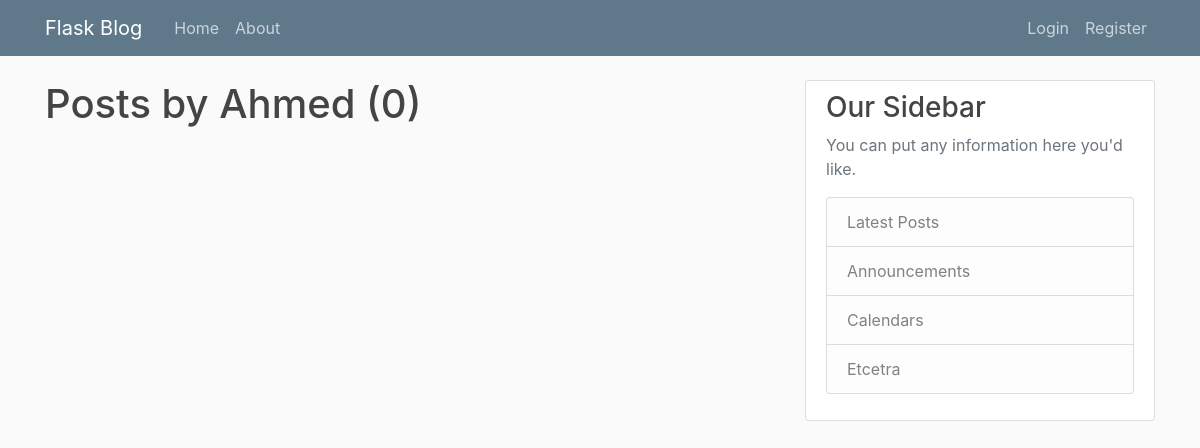
Before: /user/Ahmed  with the older database file.
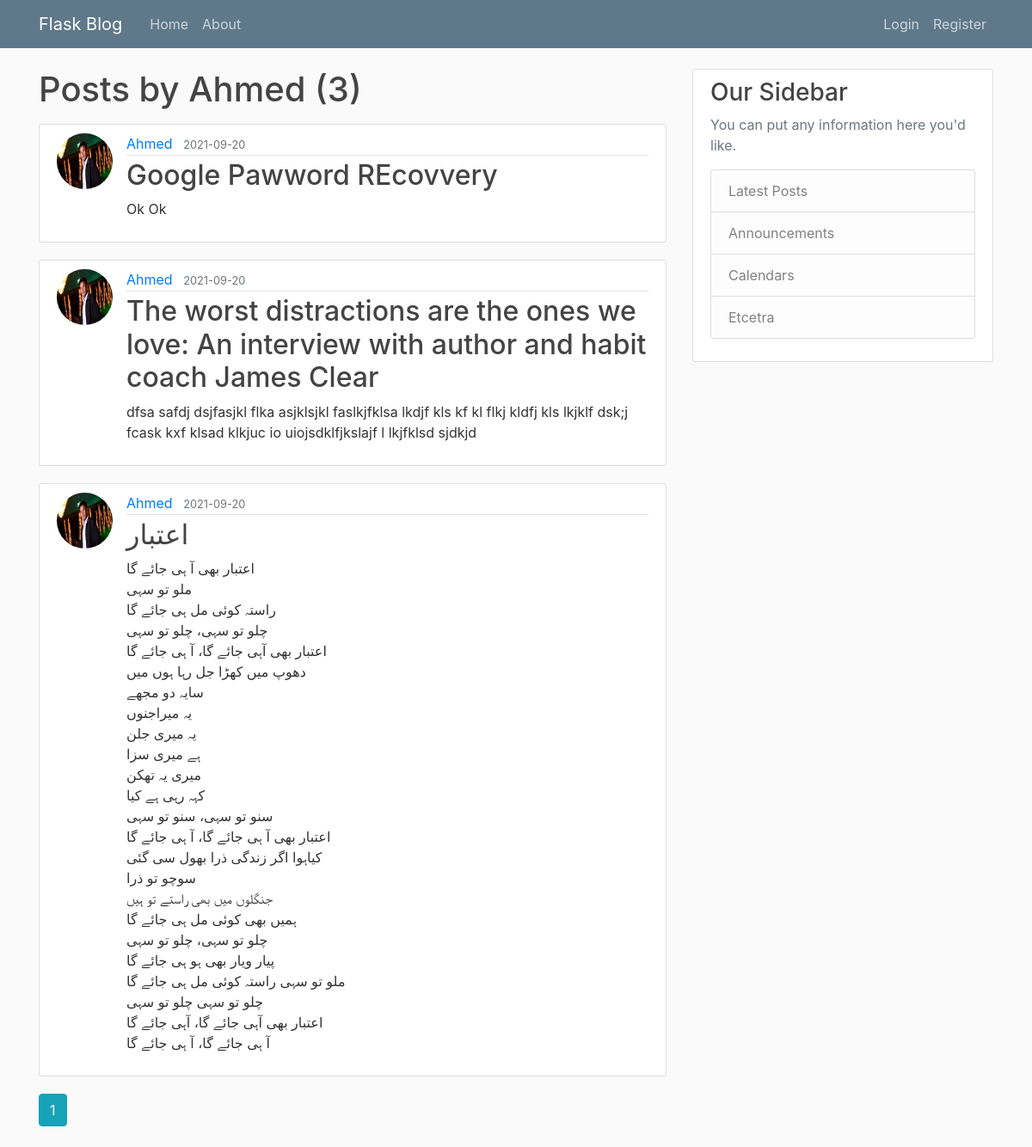
After: the same page with the newer database file.
### myflaskblog/models.py (models this page shows, shortened)
class User(db.Model, UserMixin):
    id = db.Column(db.Integer, primary_key=True)
    username = db.Column(db.String(20), unique=True, nullable=False)
    email = db.Column(db.String(120), unique=True, nullable=False)
    image_file = db.Column(db.String(20), nullable=False, default='default.jpg')
    password = db.Column(db.String(60), nullable=False)
    posts = db.relationship('Post', backref='author', lazy=True)

class Post(db.Model):
    id = db.Column(db.Integer, primary_key=True)
    title = db.Column(db.String(100), nullable=False)
    date_posted = db.Column(db.DateTime, nullable=False, default=datetime.utcnow)
    content = db.Column(db.Text, nullable=False)
    user_id = db.Column(db.Integer, db.ForeignKey('user.id'), nullable=False)

### myflaskblog/users/routes.py (the view)
@users.route("/user/<string:username>")
def user_posts(username):
    page = request.args.get('page', 1, type=int)
    user = User.query.filter_by(username=username).first_or_404()
    posts = Post.query.filter_by(author=user)\
        .order_by(Post.date_posted.desc())\
        .paginate(page=page, per_page=5)
    return render_template('user_posts.html', posts=posts, user=user)

### myflaskblog/templates/user_posts.html
{% extends "layout.html" %}
{% block content %}
    <h1 class="mb-3">Posts by {{ user.username }} ({{ posts.total }})</h1>
    {% for post in posts.items %}
        <article class="media content-section">
            <img class="rounded-circle article-img" src="{{ url_for('static', filename='profile_pics/' + post.author.image_file)}}">
            <div class="media-body">
                <div class="article-metadata">
                    <a class="mr-2" href="{{ url_for('users.user_posts', username=post.author.username)}}">{{ post.author.username }}</a>
                    <small class="text-muted">{{ post.date_posted.strftime('%Y-%m-%d') }}</small>
                </div>
                <h2><a class="article-title" href="{{ url_for('posts.post', post_id=post.id) }}">{{ post.title }}</a></h2>
                <p class="article-content">{{ post.content }}</p>
            </div>
        </article>
    {% endfor %}
    {% for page_num in posts.iter_pages(left_edge=1, right_edge=1, left_current=1, right_current=2) %}
        {% if page_num %}
            {% if posts.page == page_num %}
            <a class="btn btn-info mb-4" href="{{ url_for('users.user_posts', username=user.username, page=page_num) }}">{{ page_num }}</a>
            {% else %}
            <a class="btn btn-outline-info mb-4" href="{{ url_for('users.user_posts', username=user.username, page=page_num) }}">{{ page_num }}</a>
            {% endif %}
        {% else %}
            ...
        {% endif %}
    {% endfor %}
{% endblock content %}

### myflaskblog/templates/layout.html (shortened to what this page needs)
<!DOCTYPE html>
<html lang="en">
<head>
    <link rel="stylesheet" href="https://stackpath.bootstrapcdn.com/bootstrap/4.3.1/css/bootstrap.min.css">
    <link rel="stylesheet" type="text/css" href="{{ url_for('static', filename='main.css')}}">
</head>
<body>
    <header class="site-header">
        <nav class="navbar navbar-expand-md navbar-dark bg-steel fixed-top">
            <div class="container">
                <a class="navbar-brand mr-4" href="/">Flask Blog</a>
                <div class="collapse navbar-collapse" id="navbarToggle">
                    <div class="navbar-nav mr-auto">
                        <a class="nav-item nav-link" href="{{ url_for('main.home') }}">Home</a>
                        <a class="nav-item nav-link" href="{{ url_for('main.about') }}">About</a>
                    </div>
                    <span class="navbar-nav">
                        {% if current_user.is_authenticated %}
                        <span class="navbar-text">Welcome Back {{ current_user.username.capitalize() }} !</span>
                        <a class="nav-item nav-link" href="{{ url_for('posts.new_post') }}">New Post</a>
                        <a class="nav-item nav-link" href="{{ url_for('users.account') }}">Account</a>
                        <a class="nav-item nav-link" href="{{ url_for('users.logout') }}">Logout</a>
                        {% else %}
                        <a class="nav-item nav-link" href="{{ url_for('users.login') }}">Login</a>
                        <a class="nav-item nav-link" href="{{ url_for('users.register') }}">Register</a>
                        {% endif %}
                    </span>
                    </div>
                </div>
        </nav>
    </header>
    <main role="main" class="container">
        <div class="row">
            <div class="col-md-8">
                {% block content %}{% endblock %}
            </div>
            <div class="col-md-4">
                <div class="content-section">
                    <h3>Our Sidebar</h3>
                    <p class='text-muted'>You can put any information here you'd like.
                    <ul class="list-group">
                        <li class="list-group-item list-group-item-light">Latest Posts</li>
                        <li class="list-group-item list-group-item-light">Announcements</li>
                        <li class="list-group-item list-group-item-light">Calendars</li>
                        <li class="list-group-item list-group-item-light">Etcetra</li>
                    </ul>
                    </p>
                </div>
            </div>
        </div>
    </main>
</body>
</html>

### myflaskblog/static/main.css (style rules this page uses)
body { background: #fafafa; color: #333333; margin-top: 5rem; }
h1, h2, h3, h4, h5, h6 { color: #444444; }
.bg-steel { background-color: #5f788a; }
.site-header .navbar-nav .nav-link { color: #cbd5db; }
.content-section { background: #ffffff; padding: 10px 20px; border: 1px solid #dddddd; border-radius: 3px; margin-bottom: 20px; }
.article-title { color: #444444; }
.article-content { white-space: pre-line; }
.article-img { height: 65px; width: 65px; margin-right: 16px; }
.article-metadata { padding-bottom: 1px; margin-bottom: 4px; border-bottom: 1px solid #e3e3e3 }

Changed rows visible on the page:
added Post: image_file (picture), author.username "Ahmed", date_posted "2021-09-20", title "Google Pawword REcovvery", content "Ok Ok"
added Post: image_file (picture), author.username "Ahmed", date_posted "2021-09-20", title "The worst distractions are the ones we love: An interview with author and habit coach James Clear", content "dfsa safdj dsjfasjkl flka asjklsjkl faslkjfklsa lkdjf kls kf kl flkj kldfj kls lkjklf dsk;j fcask kxf klsad klkjuc io uiojsdklfjkslajf l lkjfklsd sjdkjd"
added Post: image_file (picture), author.username "Ahmed", date_posted "2021-09-20", title "اعتبار", content "اعتبار بھی آ ہی جائے گا ملو تو سہی راستہ کوئی مل ہی جائے گا چلو تو سہی، چلو تو سہی اعتبار بھی آہی جائے گا، آ ہی جائے گا دھوپ میں کھڑا جل رہا ہوں میں سایہ دو مجھے یہ میراجنوں یہ میری جلن ہے میری سزا میری یہ تھکن کہہ رہی ہے کیا سنو تو سہی، سنو تو سہی اعتبار بھی آ ہی جائے گا، آ ہی جائے گا کیاہوا اگر زندگی ذرا بھول سی گئی سوچو تو ذرا جنگلوں میں بھی راستے تو ہیں ہمیں بھی کوئی مل ہی جائے گا چلو تو سہی، چلو تو سہی پیار ویار بھی ہو ہی جائے گا ملو تو سہی راستہ کوئی مل ہی جائے گا چلو تو سہی چلو تو سہی اعتبار بھی آہی جائے گا، آہی جائے گا آ ہی جائے گا، آ ہی جائے گا"
Other visible differences:
{{ posts.total }}: "0" → "3"
new list line: "1"
